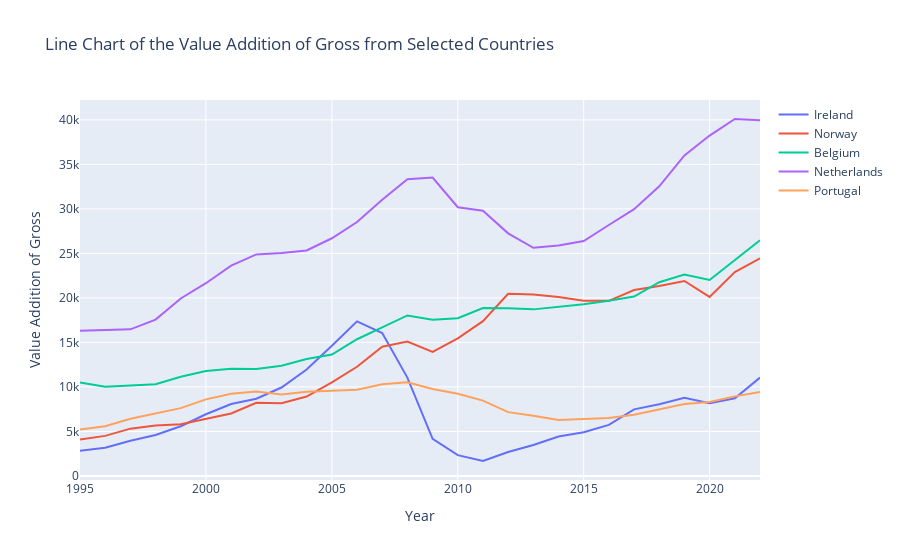

Notebook code for this chart:
### Markdown cell above
- Based on the bee swarm map analysis, it can be observed that Portugal exhibited relatively limited improvement in the construction sector. On the other hand, the Netherlands demonstrated the most significant improvement, while Ireland showed a comparatively favorable performance without being outstanding.
- The bee swarm map is focusable with cursor. This will give us more detailed information.

### Code cell
import plotly.graph_objects as go

# Subset the DataFrame to include only the desired columns
linechart_data = eustat_T[['Ireland', 'Norway', 'Belgium', 'Netherlands', 'Portugal']]

# Create a line chart
fig = go.Figure()

# Add a line for each country
for country in linechart_data.columns:
    fig.add_trace(go.Scatter(x=linechart_data.index, y=linechart_data[country], mode='lines', name=country))

# Set the title of the line chart
fig.update_layout(title='Line Chart of the Value Addition of Gross from Selected Countries')

# Set the name of the y-axis
fig.update_layout(yaxis_title='Value Addition of Gross')

# Set the name of the x-axis
fig.update_layout(xaxis_title='Year')

# Show the line chart
fig.show()
